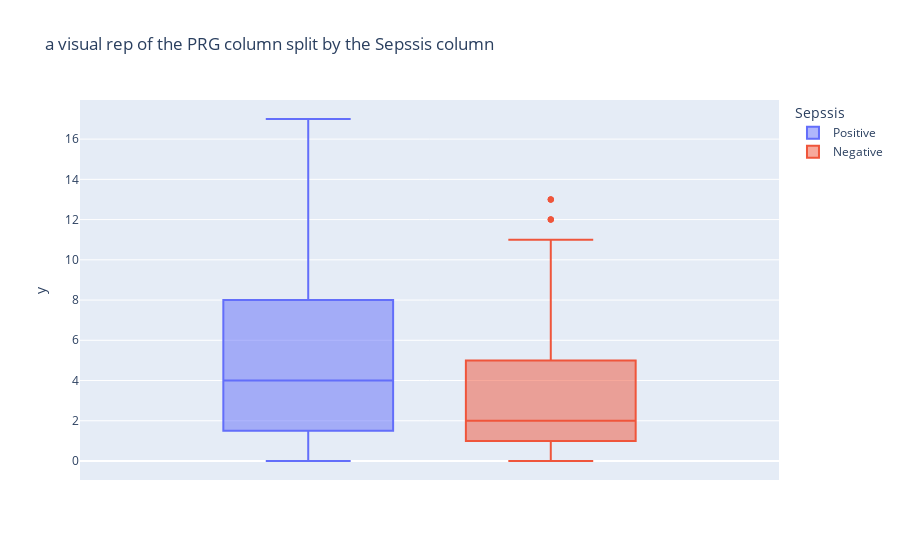
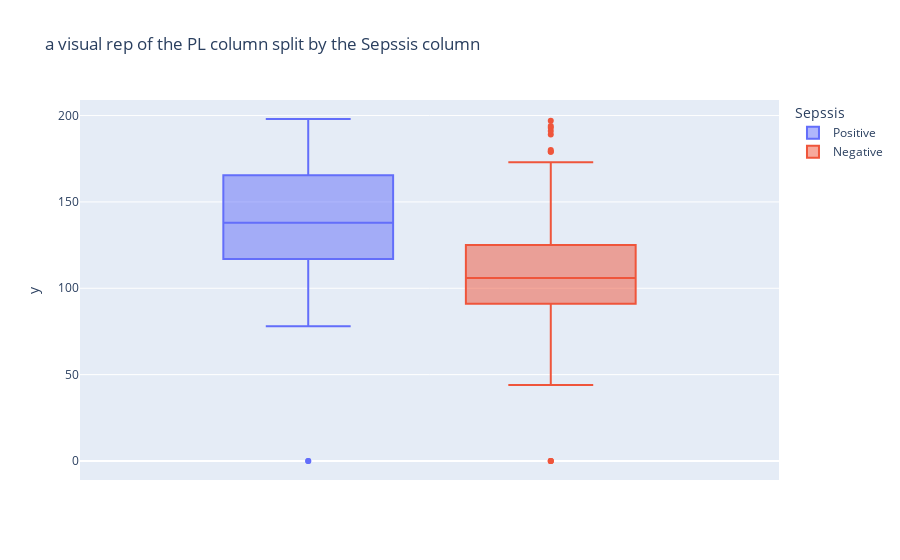
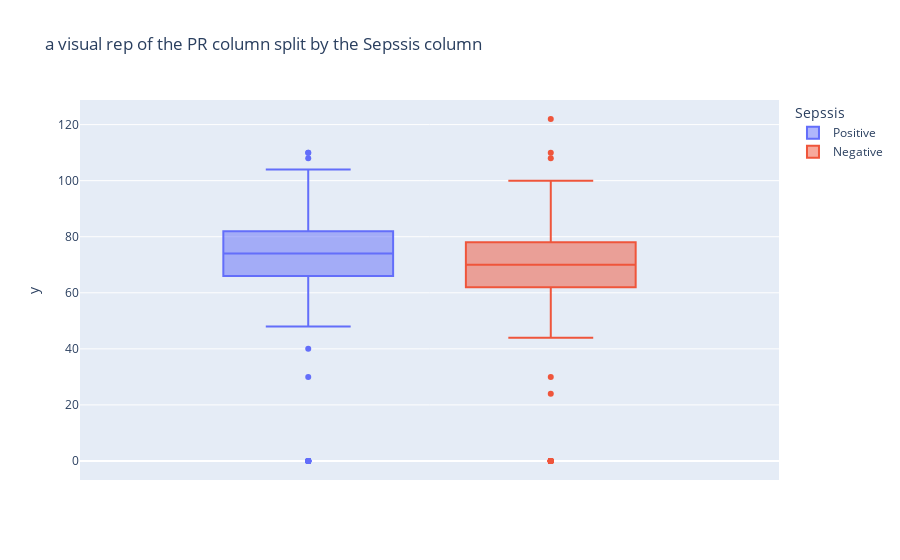
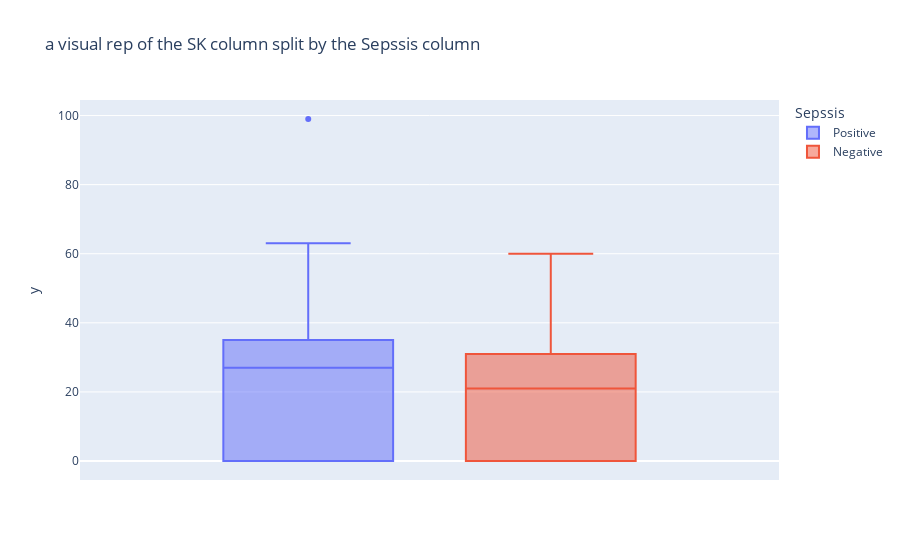

Notebook cell for these charts, in order:
### Markdown cell above
### ***BI-Variate Analysis***

### Code cell
### plotting boxplot of numeric columns split by the target column
for column in df.columns:
    if (df[column].dtype!='O') & (len(df[column].unique())>2):
         ##Visual rep of if the customer churned inside the columns
        fig = px.box(df[numeric_cols],y=df[column],color=df['Sepssis'],labels={'color':'Sepssis'},title =
                     (f"a visual rep of the {column} column split by the Sepssis column"))
        fig.show()

### Figure 1 — Plotly figure (JSON) as saved in the notebook; plotly's stock layout.template omitted (floating-point values rounded to 4 significant figures; data arrays with more than 128 entries replaced by an {"elided": "..."} marker saying what was removed)
{"data": [{"alignmentgroup": "True", "hovertemplate": "Sepssis=Positive<br>y=%{y}<extra></extra>", "legendgroup": "Positive", "marker": {"color": "#636efa"}, "name": "Positive", "notched": false, "offsetgroup": "Positive", "orientation": "v", "showlegend": true, "type": "box", "x0": " ", "xaxis": "x", "y": {"elided": "208 int values"}, "y0": " ", "yaxis": "y"}, {"alignmentgroup": "True", "hovertemplate": "Sepssis=Negative<br>y=%{y}<extra></extra>", "legendgroup": "Negative", "marker": {"color": "#EF553B"}, "name": "Negative", "notched": false, "offsetgroup": "Negative", "orientation": "v", "showlegend": true, "type": "box", "x0": " ", "xaxis": "x", "y": {"elided": "391 int values"}, "y0": " ", "yaxis": "y"}], "layout": {"boxmode": "group", "legend": {"title": {"text": "Sepssis"}, "tracegroupgap": 0}, "title": {"text": "a visual rep of the PRG column split by the Sepssis column"}, "xaxis": {"anchor": "y", "domain": [0, 1]}, "yaxis": {"anchor": "x", "domain": [0, 1], "title": {"text": "y"}}}}

### Figure 2 — Plotly figure (JSON) as saved in the notebook; plotly's stock layout.template omitted (floating-point values rounded to 4 significant figures; data arrays with more than 128 entries replaced by an {"elided": "..."} marker saying what was removed)
{"data": [{"alignmentgroup": "True", "hovertemplate": "Sepssis=Positive<br>y=%{y}<extra></extra>", "legendgroup": "Positive", "marker": {"color": "#636efa"}, "name": "Positive", "notched": false, "offsetgroup": "Positive", "orientation": "v", "showlegend": true, "type": "box", "x0": " ", "xaxis": "x", "y": {"elided": "208 int values"}, "y0": " ", "yaxis": "y"}, {"alignmentgroup": "True", "hovertemplate": "Sepssis=Negative<br>y=%{y}<extra></extra>", "legendgroup": "Negative", "marker": {"color": "#EF553B"}, "name": "Negative", "notched": false, "offsetgroup": "Negative", "orientation": "v", "showlegend": true, "type": "box", "x0": " ", "xaxis": "x", "y": {"elided": "391 int values"}, "y0": " ", "yaxis": "y"}], "layout": {"boxmode": "group", "legend": {"title": {"text": "Sepssis"}, "tracegroupgap": 0}, "title": {"text": "a visual rep of the PL column split by the Sepssis column"}, "xaxis": {"anchor": "y", "domain": [0, 1]}, "yaxis": {"anchor": "x", "domain": [0, 1], "title": {"text": "y"}}}}

### Figure 3 — Plotly figure (JSON) as saved in the notebook; plotly's stock layout.template omitted (floating-point values rounded to 4 significant figures; data arrays with more than 128 entries replaced by an {"elided": "..."} marker saying what was removed)
{"data": [{"alignmentgroup": "True", "hovertemplate": "Sepssis=Positive<br>y=%{y}<extra></extra>", "legendgroup": "Positive", "marker": {"color": "#636efa"}, "name": "Positive", "notched": false, "offsetgroup": "Positive", "orientation": "v", "showlegend": true, "type": "box", "x0": " ", "xaxis": "x", "y": {"elided": "208 int values"}, "y0": " ", "yaxis": "y"}, {"alignmentgroup": "True", "hovertemplate": "Sepssis=Negative<br>y=%{y}<extra></extra>", "legendgroup": "Negative", "marker": {"color": "#EF553B"}, "name": "Negative", "notched": false, "offsetgroup": "Negative", "orientation": "v", "showlegend": true, "type": "box", "x0": " ", "xaxis": "x", "y": {"elided": "391 int values"}, "y0": " ", "yaxis": "y"}], "layout": {"boxmode": "group", "legend": {"title": {"text": "Sepssis"}, "tracegroupgap": 0}, "title": {"text": "a visual rep of the PR column split by the Sepssis column"}, "xaxis": {"anchor": "y", "domain": [0, 1]}, "yaxis": {"anchor": "x", "domain": [0, 1], "title": {"text": "y"}}}}

### Figure 4 — Plotly figure (JSON) as saved in the notebook; plotly's stock layout.template omitted (floating-point values rounded to 4 significant figures; data arrays with more than 128 entries replaced by an {"elided": "..."} marker saying what was removed)
{"data": [{"alignmentgroup": "True", "hovertemplate": "Sepssis=Positive<br>y=%{y}<extra></extra>", "legendgroup": "Positive", "marker": {"color": "#636efa"}, "name": "Positive", "notched": false, "offsetgroup": "Positive", "orientation": "v", "showlegend": true, "type": "box", "x0": " ", "xaxis": "x", "y": {"elided": "208 int values"}, "y0": " ", "yaxis": "y"}, {"alignmentgroup": "True", "hovertemplate": "Sepssis=Negative<br>y=%{y}<extra></extra>", "legendgroup": "Negative", "marker": {"color": "#EF553B"}, "name": "Negative", "notched": false, "offsetgroup": "Negative", "orientation": "v", "showlegend": true, "type": "box", "x0": " ", "xaxis": "x", "y": {"elided": "391 int values"}, "y0": " ", "yaxis": "y"}], "layout": {"boxmode": "group", "legend": {"title": {"text": "Sepssis"}, "tracegroupgap": 0}, "title": {"text": "a visual rep of the SK column split by the Sepssis column"}, "xaxis": {"anchor": "y", "domain": [0, 1]}, "yaxis": {"anchor": "x", "domain": [0, 1], "title": {"text": "y"}}}}
